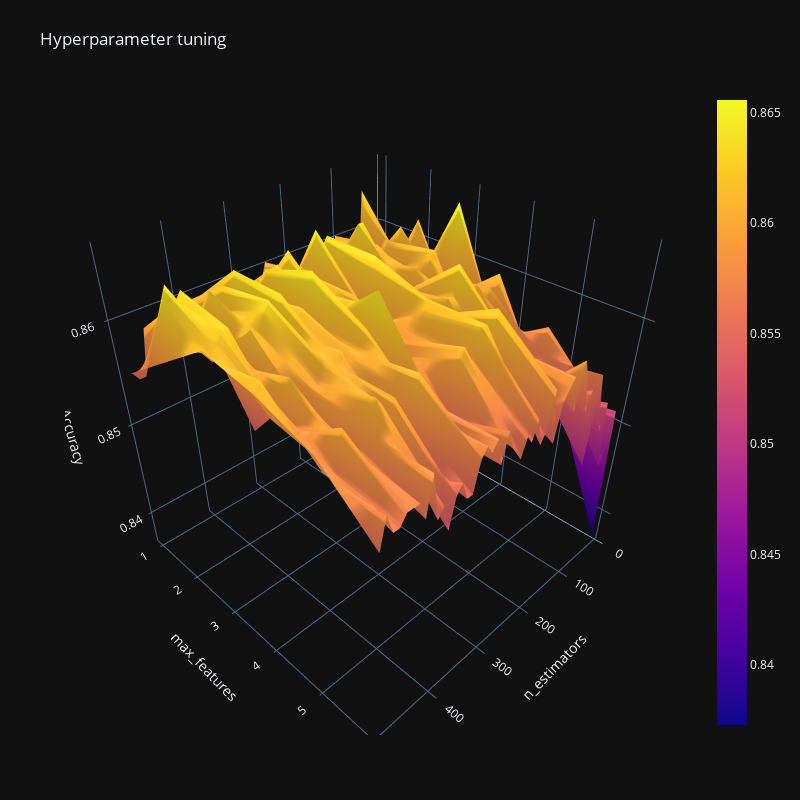

Notebook source saved alongside this figure:
### Markdown cell above
The best parameters are visualized in the plots brightest yellow spots.

### Code cell
import plotly.graph_objects as go


fig = go.Figure(data= [go.Surface(z=z, y=y, x=x)], layout=layout )
fig.update_layout(title='Hyperparameter tuning',
                  scene = dict(
                    xaxis_title='n_estimators',
                    yaxis_title='max_features',
                    zaxis_title='Accuracy'),
                  autosize=False,
                  width=800, height=800,
                  margin=dict(l=65, r=50, b=65, t=90))
fig.show()

### Figure 1 — Plotly figure (JSON) as saved in the notebook; plotly's stock layout.template omitted (floating-point values rounded to 4 significant figures; data arrays with more than 128 entries replaced by an {"elided": "..."} marker saying what was removed)
{"data": [{"x": [10, 20, 30, 40, 50, 60, 70, 80, 90, 100, 110, 120, 130, 140, 150, 160, 170, 180, 190, 200, 210, 220, 230, 240, 250, 260, 270, 280, 290, 300, 310, 320, 330, 340, 350, 360, 370, 380, 390, 400, 410, 420, 430, 440, 450, 460, 470, 480, 490], "y": [1, 2, 3, 4, 5, 6], "z": {"elided": "6x49 float values"}, "type": "surface"}], "layout": {"xaxis": {"title": {"text": "n_estimators"}}, "yaxis": {"title": {"text": "max_features"}}, "margin": {"l": 65, "r": 50, "b": 65, "t": 90}, "title": {"text": "Hyperparameter tuning"}, "scene": {"xaxis": {"title": {"text": "n_estimators"}}, "yaxis": {"title": {"text": "max_features"}}, "zaxis": {"title": {"text": "Accuracy"}}}, "autosize": false, "width": 800, "height": 800}}
